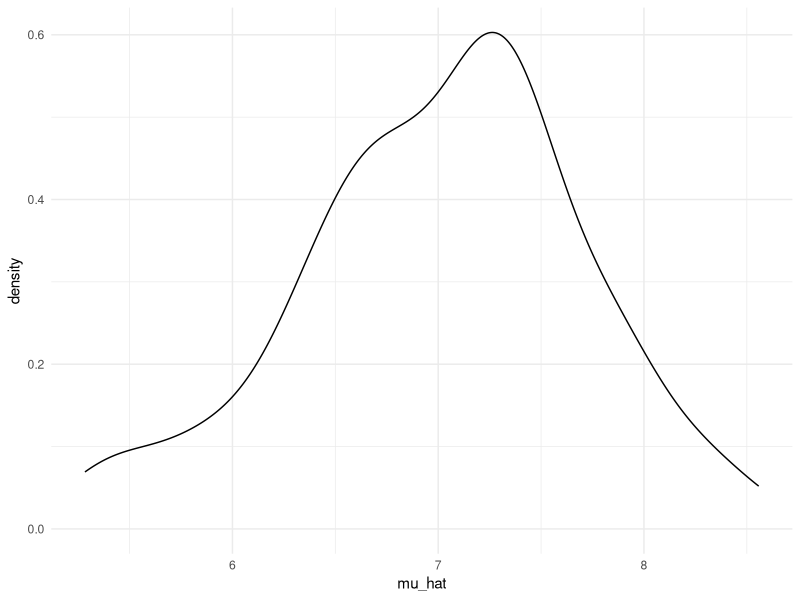
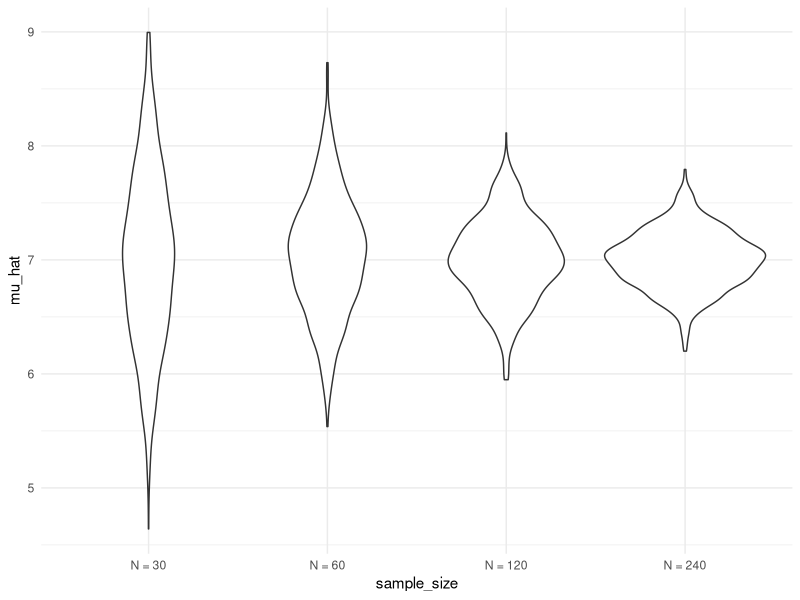
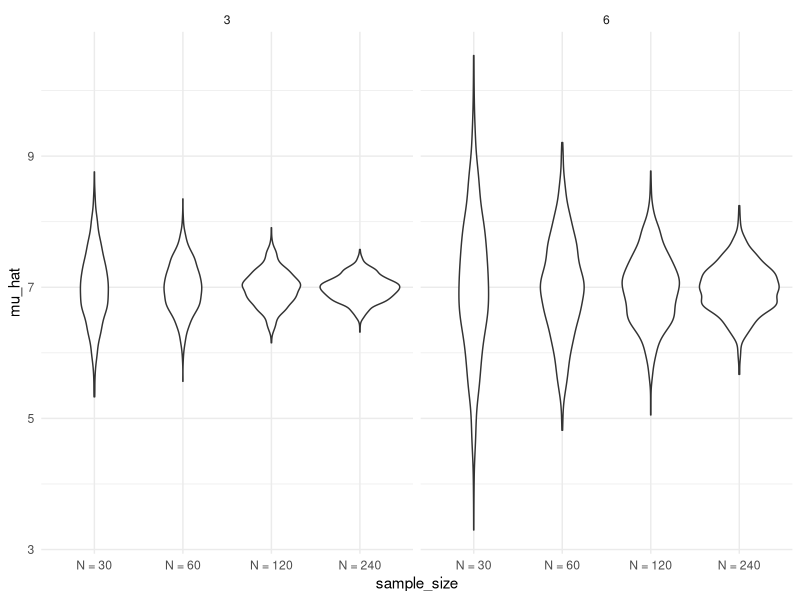

Write R code to recreate these figures, in order.
## ---- chunk 1
library(tidyverse)

knitr::opts_chunk$set(
	echo = TRUE,
	warning = FALSE,
  fig.width = 6,
  fig.asp = .6,
  out.width = "90%"
)

theme_set(theme_minimal() + theme(legend.position = "bottom"))

options(
  ggplot2.continuous.colour = "viridis",
  ggplot2.continuous.fill = "viridis"
)

scale_colour_discrete = scale_colour_viridis_d
scale_fill_discrete = scale_fill_viridis_d
## ---- chunk 2
sim_mean_sd = function(n_obs, mu = 7, sigma = 4) {
  
  x = rnorm(n = n_obs, mean = mu, sd = sigma)

  tibble(
    mu_hat = mean(x),
    sigma_hat = sd(x)
  )
  
}
## ---- chunk 3
sim_mean_sd(n_obs = 30)
## ---- chunk 4
output = vector("list", length = 100)

for (i in 1:100) {
  
  output[[i]] = sim_mean_sd(n_obs = 30)
  
}

bind_rows(output) %>% 
  view
## ---- chunk 5
sim_results_df = 
  expand_grid(
    sample_size = 30,
    iteration = 1:100
  ) %>% 
  mutate(
    estimate_df = map(sample_size, sim_mean_sd)
  ) %>% 
  unnest(estimate_df)
## ---- chunk 6
sim_results_df %>% 
  ggplot(aes(x = mu_hat)) + 
  geom_density()
## ---- chunk 7
sim_results_df = 
  expand_grid(
    sample_size = c(30, 60, 120, 240),
    iteration = 1:1000
  ) %>% 
  mutate(
    estimate_df = map(sample_size, sim_mean_sd)
  ) %>% 
  unnest(estimate_df)
## ---- chunk 8
sim_results_df %>% 
  mutate(
    sample_size = str_c("N = ", sample_size),
    sample_size = fct_inorder(sample_size)
  ) %>% 
  ggplot(aes(x = sample_size, y = mu_hat)) + 
  geom_violin()
## ---- chunk 9
sim_results_df %>% 
  mutate(
    sample_size = str_c("N = ", sample_size),
    sample_size = fct_inorder(sample_size)
  ) %>% 
  group_by(sample_size) %>% 
  summarize(
    emp_st_err = sd(mu_hat)
  )
## ---- chunk 10
sim_results_df = 
  expand_grid(
    sample_size = c(30, 60, 120, 240),
    true_sigma = c(6, 3),
    iteration = 1:1000
  ) %>% 
  mutate(
    estimate_df = 
      map2(.x = sample_size, .y = true_sigma, ~sim_mean_sd(n_obs = .x, sigma = .y))
  ) %>% 
  unnest(estimate_df)
## ---- chunk 11
sim_results_df %>% 
  mutate(
    sample_size = str_c("N = ", sample_size),
    sample_size = fct_inorder(sample_size)
  ) %>% 
  ggplot(aes(x = sample_size, y = mu_hat)) + 
  geom_violin() + 
  facet_grid(. ~ true_sigma)

